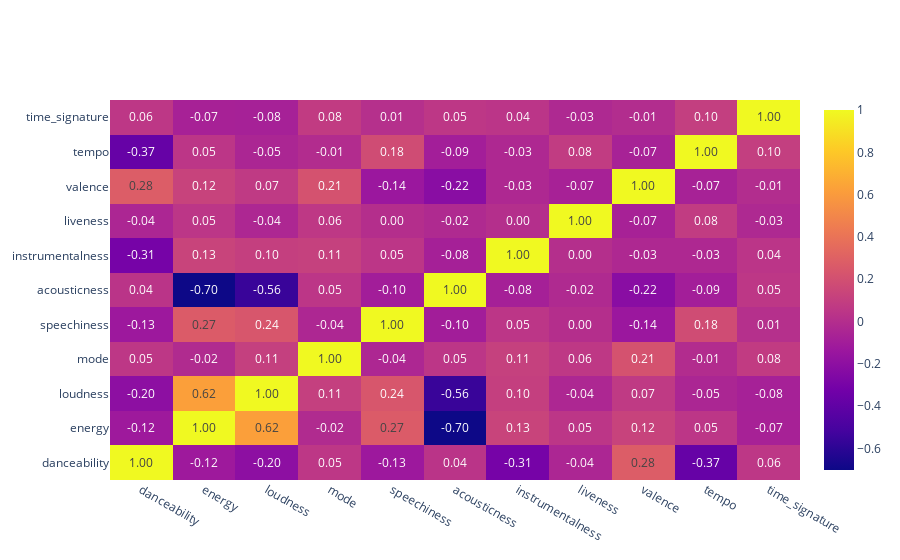

The notebook cell saved with this chart:
### Code cell
# alternatively (same visualization): plotly heatmap
fig = go.Figure()

fig.add_trace(
    go.Heatmap(
        x = corr.columns,
        y = corr.index,
        z = np.array(corr),
        text=corr.values,
        texttemplate='%{text:.2f}'
    )
)

fig.show()
